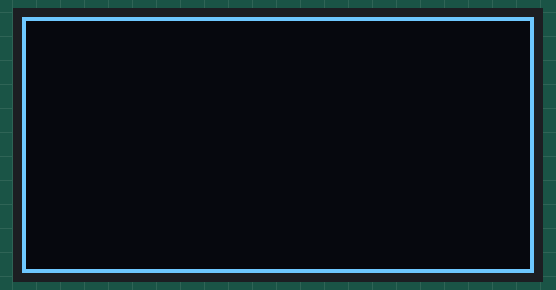
This sketch was run on a simulated ESP8266 (NodeMCU). On the bench: 128×64 one-colour display.

Above: at 0.1 s.
At 0.6 s:
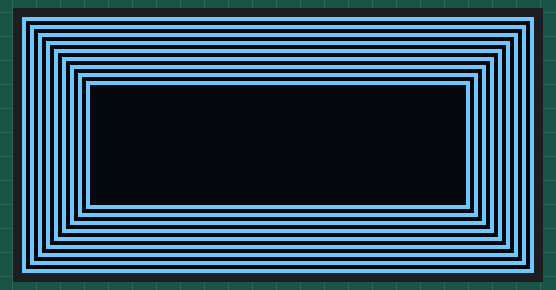
At 1.1 s:
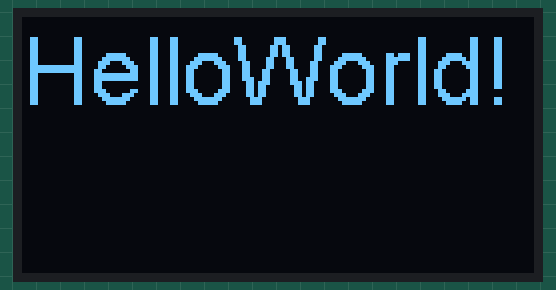

The sketch:

esp8266_oled.ino
```cpp
#include "SSD1306Wire.h"

/* 设置oled屏幕的相关信息 */
const int I2C_ADDR = 0x3c;              // oled屏幕的I2c地址
#define SDA_PIN 4                       // SDA引脚，默认gpio4(D2)
#define SCL_PIN 5                       // SCL引脚，默认gpio5(D1)

/* 新建一个oled屏幕对象，需要输入IIC地址，SDA和SCL引脚号 */
SSD1306Wire oled(I2C_ADDR, SDA_PIN, SCL_PIN);


void setup() {
  /* 1. 初始化串口通讯波特率为115200*/
  Serial.begin(115200);

  /* 2. oled屏幕初始化 */
  oled.init();
  oled.flipScreenVertically();        // 设置屏幕翻转
  oled.setContrast(255);              // 设置屏幕亮度
  drawRect();                         // 测试屏幕显示
  oled.clear(); oled.display();       // 清除屏幕
}

void loop() {
  oled.setFont(ArialMT_Plain_24);     // 设置字体
  oled.drawString(0, 0, "HelloWorld!");     // 将要显示的文字写入缓存
  oled.display();                     // 将缓存里的文字在屏幕上显示
  digitalWrite(LED_BUILTIN, LOW);     // Turn the LED on
  delay(300);
  digitalWrite(LED_BUILTIN, HIGH);    // Turn the LED off
  delay(500);
}

void drawRect(void) {
  for (int16_t i=0; i<oled.getHeight()/2; i+=2) {
    oled.drawRect(i, i, oled.getWidth()-2*i, oled.getHeight()-2*i);
    oled.display();
    delay(50);
  }
}
```
